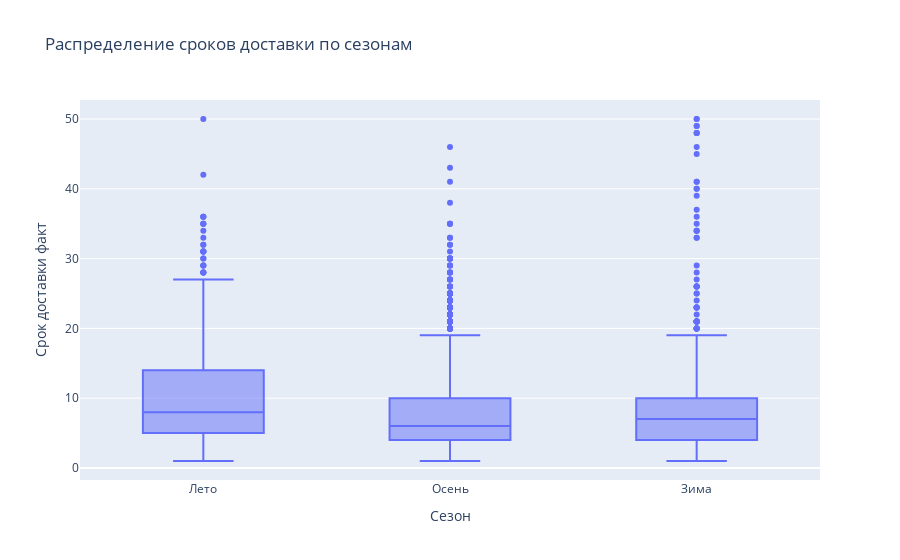

The notebook cell this image was saved under:
### Markdown cell above
## 9. Анализ новых признаков

### Code cell
print("\nПример новых признаков:")
print(data[['Эффективность_доставки', 'Сезон', 'Категория_расстояния']].head())

# Визуализация новых признаков
import plotly.express as px
fig = px.box(data, x='Сезон', y='Срок доставки факт', 
            title='Распределение сроков доставки по сезонам')
fig.show()

### Figure 1 — Plotly figure (JSON) as saved in the notebook; plotly's stock layout.template omitted (floating-point values rounded to 4 significant figures; data arrays with more than 128 entries replaced by an {"elided": "..."} marker saying what was removed)
{"data": [{"alignmentgroup": "True", "hovertemplate": "Сезон=%{x}<br>Срок доставки факт=%{y}<extra></extra>", "legendgroup": "", "marker": {"color": "#636efa"}, "name": "", "notched": false, "offsetgroup": "", "orientation": "v", "showlegend": false, "type": "box", "x": {"elided": "4930 str values"}, "x0": " ", "xaxis": "x", "y": {"elided": "4930 float values"}, "y0": " ", "yaxis": "y"}], "layout": {"boxmode": "group", "legend": {"tracegroupgap": 0}, "title": {"text": "Распределение сроков доставки по сезонам"}, "xaxis": {"anchor": "y", "domain": [0, 1], "title": {"text": "Сезон"}}, "yaxis": {"anchor": "x", "domain": [0, 1], "title": {"text": "Срок доставки факт"}}}}
